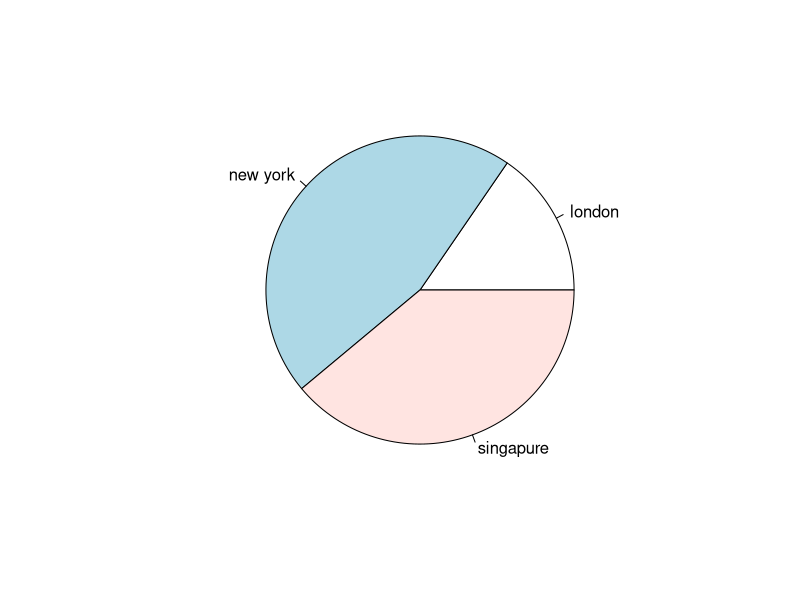

Here is the R script that generated this plot:
#create data for the graph
x<-c(21,62.10,53)
labels<-c("london","new york","singapure","mumbai")
png(file="city.png")
pie(x,labels)
dev.off()
